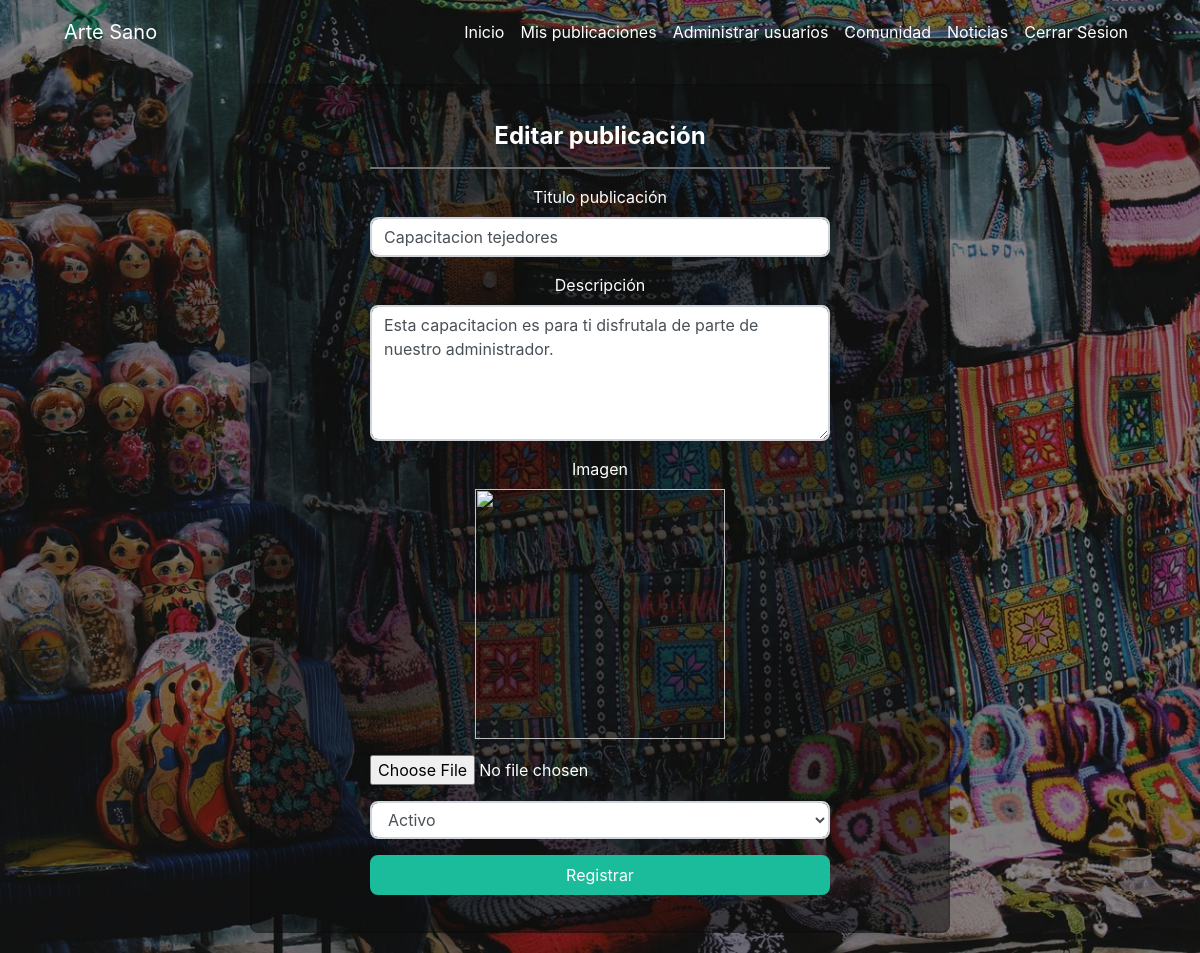
Page /ArteSano/modificarPub.php?id_publicacion=2 (signed in) on the committed database.
### tables this page shows
CREATE TABLE `publicaciones` (
  `id_publicacion` int(30) NOT NULL,
  `titulo_publicacion` text NOT NULL,
  `descripcion` text NOT NULL,
  `imagen` longblob DEFAULT NULL,
  `ruta_video` text DEFAULT NULL,
  `fecha_publicacion` date NOT NULL,
  `fecha_fin` date NOT NULL,
  `id_estado` int(2) NOT NULL
);

CREATE TABLE `estado` (
  `id_estado` int(2) NOT NULL,
  `nombre_estado` varchar(20) NOT NULL
);

### ArteSano/Conexion/conexion.php (called while the page is built)
<?php
class Conectar{
        public static function conexion(){
             $conexion=new mysqli("localhost:3306", "root", "", "artesano");
             $conexion->query("SET NAMES 'utf8'");
             return $conexion;
         }
     }
?>

### ArteSano/Controlador/publicaciones/listar.php (called while the page is built, shortened)
<?php
require_once("Modelo/publicaciones/listar.php");
$id_publicacion= isset($_GET['id_publicacion']) ? $_GET['id_publicacion'] : NULL;
$listar = New publicacion();
if ($id_publicacion != NULL) {
    $listar_publicacion = $listar->listar_publicacion($id_publicacion);
}
?>

### ArteSano/Modelo/publicaciones/listar.php (called while the page is built, shortened)
<?php
require_once("Conexion/conexion.php");
class publicacion{
    public function __construct(){
        $this->db=Conectar::conexion();
    }
    public function listar_publicacion($id_publicacion){
        $query1=Mysqli_query($this->db,"SELECT * FROM publicaciones join estado on estado.id_estado=publicaciones.id_estado where id_publicacion= $id_publicacion");
        $filas = mysqli_fetch_assoc($query1);
        return($filas);
    }
}
?>

### ArteSano/modificarPub.php (the view, shortened to what this page needs)
<!DOCTYPE html>
<html>
<head>
    <link rel="stylesheet" href="https://maxcdn.bootstrapcdn.com/bootstrap/4.0.0/css/bootstrap.min.css">
    <link href="https://maxcdn.bootstrapcdn.com/font-awesome/4.7.0/css/font-awesome.min.css" rel="stylesheet">
    <link rel="stylesheet" href="https://stackpath.bootstrapcdn.com/bootstrap/4.3.1/css/bootstrap.min.css">
</head>
<body class="iniciar">
    <div class="containerfluid">}
    <br>
    <?php
    include('navbar.php')
    ?>
        <br>
        <center>
            <div class="card" style="background-color: rgba(15, 14, 14, 0.521); width: 700px">
                <article class="card-body mx-auto" style="width:  500px;">
                    <h4 class="card-title mt-3 text-center" style="color: white;">Editar publicación</h4>
                    <hr>
                    <?php include('Controlador/publicaciones/listar.php');
                    ?>
                    <form action="Controlador/publicaciones/modificar.php" method="POST" enctype="multipart/form-data">
                        <div class="form-group input">
                            <label for="" style="color: white;">Titulo publicación</label>
                            <input class="form-control" name="Nombre" value="<?php echo $listar_publicacion['titulo_publicacion'] ?>" type="text" id="pa" required="required">
                        </div>
                        <label for="" style="color: white;"> Descripción</label>
                        <div class="form-group input-group">
                            <textarea class="form-control" cols="30" rows="5" name="descripcion" value=""  type="text-area" id="pa" required="required"><?php echo  $listar_publicacion['descripcion'] ?></textarea>
                        </div>
                        <div class="form-group input">
                            <label style="color: white">Imagen </label>
                            <br>
                            <img class="img-fluid" style="height: 250px; width: 250px;" alt="" />
                        </div>
                        <div class="form-group input-group">
                            <input name="Img" class="" type="file" value="" id="Img" accept="image/*" style="color: white">
                        </div>
                        <div class="form-group input-group">
                            <select name="estado" class="form-control" id="">
                                <option value="0"  <?php if( $listar_publicacion['id_estado']==0 ) {?> selected  <?php } ?>> Activo</option>
                            </select>
                        </div>
                        <div class="form-group">
                            <button type="submit" class="btn btn-primary btn-block"> Registrar </button>
                        </div>
                    </form>
                </article>
            </div>
        </center>
    </div>
</body>
</html>

### ArteSano/modificarPub.php (style rules this page uses)
h4 { color: rgb(255, 255, 255); }
hr { height: 1px; background-color: gray; border: 0; }
.iniciar { background: url("images/fondo.jpg") no-repeat fixed center; -webkit-background-size: cover; -moz-background-size: cover; -o-background-size: cover; background-size: cover; height: 100%; width: 100%; text-align: center; margin-top: -20px; }

### rows in the picture
publicaciones: Nombre "Capacitacion tejedores", descripcion "Esta capacitacion es para ti disfrutala de parte de nuestro administrador."
estado: estado "Activo"
